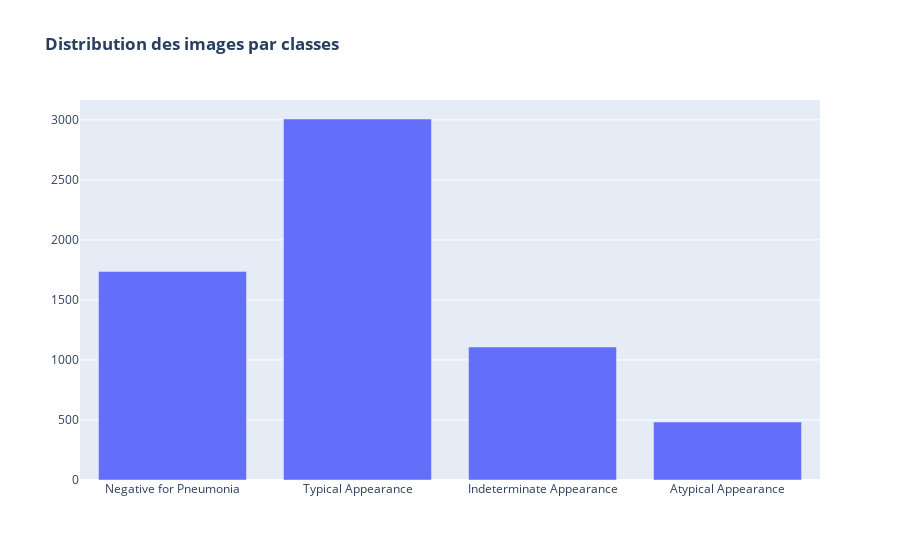

The notebook cell saved with this chart:
### Code cell
fig = px.bar(labels.sum(),
             title="<b>Distribution des images par classes</b>",)
fig.update_layout(showlegend=False,
                  xaxis_title="",
                  yaxis_title="")


fig.show()

### Figure 1 — Plotly figure (JSON) as saved in the notebook; plotly's stock layout.template omitted (floating-point values rounded to 4 significant figures)
{"data": [{"alignmentgroup": "True", "hovertemplate": "variable=0<br>index=%{x}<br>value=%{y}<extra></extra>", "legendgroup": "0", "marker": {"color": "#636efa"}, "name": "0", "offsetgroup": "0", "orientation": "v", "showlegend": true, "textposition": "auto", "type": "bar", "x": ["Negative for Pneumonia", "Typical Appearance", "Indeterminate Appearance", "Atypical Appearance"], "xaxis": "x", "y": [1736, 3007, 1108, 483], "yaxis": "y"}], "layout": {"barmode": "relative", "legend": {"title": {"text": "variable"}, "tracegroupgap": 0}, "showlegend": false, "title": {"text": "<b>Distribution des images par classes</b>"}, "xaxis": {"anchor": "y", "domain": [0, 1], "title": {"text": ""}}, "yaxis": {"anchor": "x", "domain": [0, 1], "title": {"text": ""}}}}
